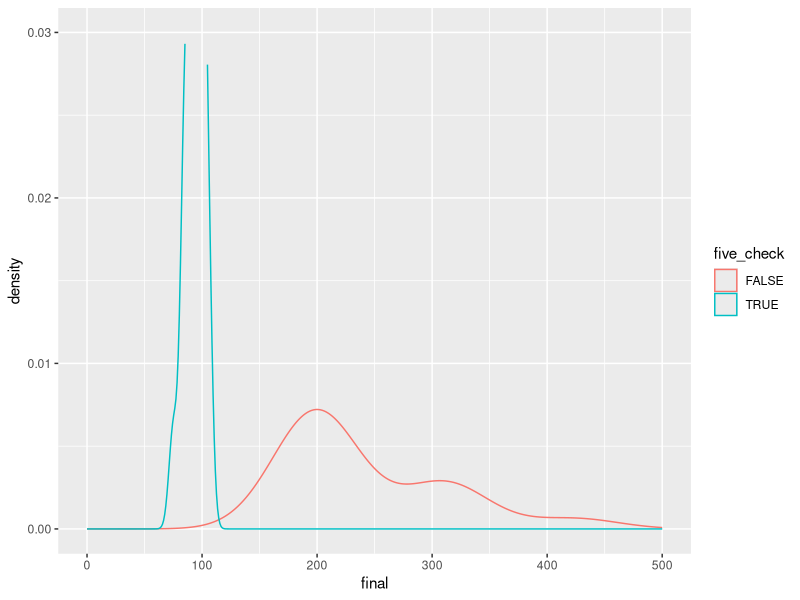

This chart was generated by the following R code: (Note: this script raises an error after producing the figure.)
library(tidyverse)
library(ggplot2)
library(gtable)
library("ggpubr")

n <- 7
B <- 10000
S1 <- replicate(B, {
  X <- sample(c(1,0), n, replace=TRUE, prob = c(.9, .1))
  sum(X)
})
table(S1)
#s apply n for every one!

test <- function(s){
  X <- sample(c(1,0), s, replace=TRUE, prob = c(.8, .2))
  sum(X)
}

S2 <- sapply(S1, test)
  
calculator <- function (num1, num2) {
  final = 0
  if(num2 < 5){
    final = num1*10 + num2*5 + (5-num2)*120
  }
  else{
    final = num1*10 + num2*5
  }
}

final <- (mapply(calculator, S1, S2))
summary(final)
total_data <- data.frame(S1, S2, final)
total_data$five_check <- total_data$S2 >= 5
g3 <- ggplot(total_data, aes(final, color = five_check)) +
  geom_density(adjust = 3) +
  ylim(c(0,.03)) +
  xlim(c(0, 500))

g <- rbind(g1, g2, g3, size = "first")
ggarrange(g1, g2, g3)

